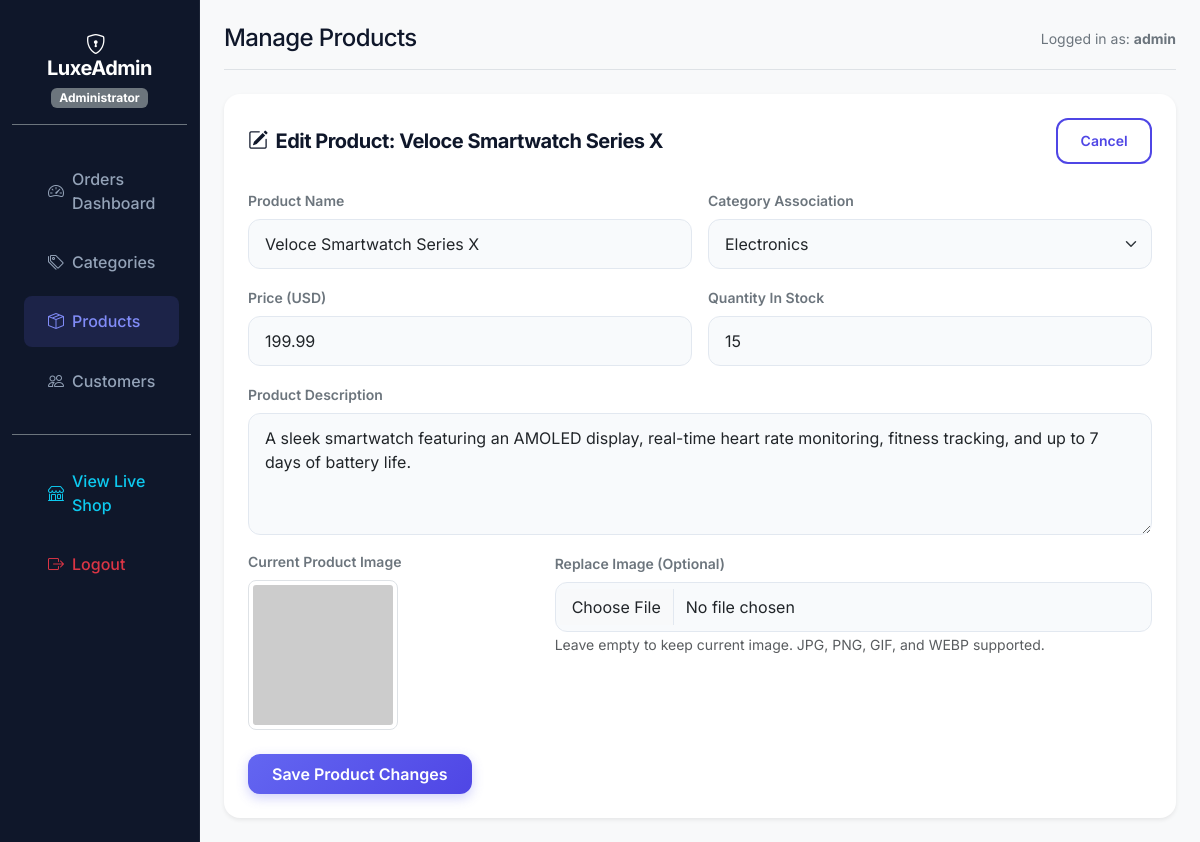
The page /admin/products.php?action=edit&id=2 (signed in) on the database its author committed.
### tables this page shows
CREATE TABLE IF NOT EXISTS `products` (
    `id` INT AUTO_INCREMENT PRIMARY KEY,
    `category_id` INT NULL,
    `name` VARCHAR(255) NOT NULL,
    `description` TEXT NULL,
    `price` DECIMAL(10,2) NOT NULL,
    `image` VARCHAR(255) NULL,
    `stock` INT NOT NULL DEFAULT 0,
    `created_at` TIMESTAMP DEFAULT CURRENT_TIMESTAMP,
    FOREIGN KEY (`category_id`) REFERENCES `categories`(`id`) ON DELETE SET NULL ON UPDATE CASCADE
);

CREATE TABLE IF NOT EXISTS `categories` (
    `id` INT AUTO_INCREMENT PRIMARY KEY,
    `name` VARCHAR(100) NOT NULL UNIQUE,
    `created_at` TIMESTAMP DEFAULT CURRENT_TIMESTAMP
);

### config/db.php (called while the page is built, shortened)
<?php
function sanitize($data) {
    return htmlspecialchars(trim($data), ENT_QUOTES, 'UTF-8');
}
?>

### admin/products.php (the view, shortened to what this page needs)
<?php
require_once '../config/db.php';
require_once '../includes/admin_header.php';
$action = isset($_GET['action']) ? $_GET['action'] : 'list';
$edit_product = null;
if ($action === 'edit' && isset($_GET['id'])) {
    $edit_id = (int)$_GET['id'];
    try {
        $stmt = $pdo->prepare("SELECT * FROM products WHERE id = ?");
        $stmt->execute([$edit_id]);
        $edit_product = $stmt->fetch();
    } catch (PDOException $e) {
        $action = 'list';
    }
}
$categories = [];
try {
    $categories = $pdo->query("SELECT * FROM categories ORDER BY name ASC")->fetchAll();
} catch (PDOException $e) {
}
?>
<?php if ($action === 'add'): ?>
    <div class="card border-0 shadow-sm rounded-4 bg-white p-4">
        <div class="d-flex justify-content-between align-items-center mb-4">
            <h5 class="fw-bold mb-0"><i class="bi bi-plus-circle-fill me-2 text-primary"></i>Add New Product</h5>
            <a href="products.php" class="btn btn-premium-outline btn-sm">Cancel</a>
        </div>
        <form action="products.php" method="POST" enctype="multipart/form-data">
            <div class="row g-3">
                <div class="col-md-6">
                    <label for="name" class="form-label small fw-semibold text-secondary">Product Name</label>
                    <input type="text" name="name" id="name" class="form-control form-control-custom" placeholder="e.g. Wireless Pro Earbuds" required>
                </div>
                <div class="col-md-6">
                    <label for="category_id" class="form-label small fw-semibold text-secondary">Category Association</label>
                    <select name="category_id" id="category_id" class="form-select form-control-custom">
                        <option value="0">Uncategorized</option>
                        <?php foreach ($categories as $cat): ?>
                            <option value="<?php echo $cat['id']; ?>"><?php echo sanitize($cat['name']); ?></option>
                        <?php endforeach; ?>
                    </select>
                </div>
                <div class="col-md-6">
                    <label for="price" class="form-label small fw-semibold text-secondary">Price (USD)</label>
                    <input type="number" name="price" id="price" class="form-control form-control-custom" step="0.01" min="0" placeholder="e.g. 99.99" required>
                </div>
                <div class="col-md-6">
                    <label for="stock" class="form-label small fw-semibold text-secondary">Quantity In Stock</label>
                    <input type="number" name="stock" id="stock" class="form-control form-control-custom" min="0" placeholder="e.g. 50" required>
                </div>
                <div class="col-12">
                    <label for="description" class="form-label small fw-semibold text-secondary">Product Description</label>
                    <textarea name="description" id="description" class="form-control form-control-custom" rows="4" placeholder="Detailed description of features, materials, sizing, etc."></textarea>
                </div>
                <div class="col-12">
                    <label for="image" class="form-label small fw-semibold text-secondary">Product Image</label>
                    <input type="file" name="image" id="image" class="form-control form-control-custom" accept="image/*">
                    <span class="small text-muted">Supports JPG, PNG, GIF, and WEBP. Maximum 2MB size suggested.</span>
                </div>
            </div>
            <button type="submit" name="add_product" class="btn btn-premium mt-4 px-4 py-2 border-0">
                <i class="bi bi-box-arrow-in-down me-1"></i> Save Product
            </button>
        </form>
    </div>
<?php elseif ($action === 'edit' && $edit_product): ?>
    <div class="card border-0 shadow-sm rounded-4 bg-white p-4">
        <div class="d-flex justify-content-between align-items-center mb-4">
            <h5 class="fw-bold mb-0 text-indigo"><i class="bi bi-pencil-square me-2"></i>Edit Product: <?php echo sanitize($edit_product['name']); ?></h5>
            <a href="products.php" class="btn btn-premium-outline btn-sm">Cancel</a>
        </div>
        <form action="products.php" method="POST" enctype="multipart/form-data">
            <div class="row g-3">
                <div class="col-md-6">
                    <label for="name" class="form-label small fw-semibold text-secondary">Product Name</label>
                    <input type="text" name="name" id="name" class="form-control form-control-custom" value="<?php echo sanitize($edit_product['name']); ?>" required>
                </div>
                <div class="col-md-6">
                    <label for="category_id" class="form-label small fw-semibold text-secondary">Category Association</label>
                    <select name="category_id" id="category_id" class="form-select form-control-custom">
                        <?php foreach ($categories as $cat): ?>
                            <option value="<?php echo $cat['id']; ?>" <?php echo ((int)$edit_product['category_id'] === (int)$cat['id']) ? 'selected' : ''; ?>>
                                <?php echo sanitize($cat['name']); ?>
                            </option>
                        <?php endforeach; ?>
                    </select>
                </div>
                <div class="col-md-6">
                    <label for="price" class="form-label small fw-semibold text-secondary">Price (USD)</label>
                    <input type="number" name="price" id="price" class="form-control form-control-custom" step="0.01" min="0" value="<?php echo $edit_product['price']; ?>" required>
                </div>
                <div class="col-md-6">
                    <label for="stock" class="form-label small fw-semibold text-secondary">Quantity In Stock</label>
                    <input type="number" name="stock" id="stock" class="form-control form-control-custom" min="0" value="<?php echo $edit_product['stock']; ?>" required>
                </div>
                <div class="col-12">
                    <label for="description" class="form-label small fw-semibold text-secondary">Product Description</label>
                    <textarea name="description" id="description" class="form-control form-control-custom" rows="4"><?php echo sanitize($edit_product['description']); ?></textarea>
                </div>
                <div class="col-md-4">
                    <label class="form-label small fw-semibold text-secondary d-block">Current Product Image</label>
                    <?php if (!empty($edit_product['image'])): ?>
                        <img src="../assets/images/<?php echo sanitize($edit_product['image']); ?>" class="img-thumbnail rounded-3" style="max-height: 150px; object-fit: cover;" onerror="this.src='https://placehold.co/150';">
                    <?php else: ?>
                        <span class="text-muted small">No image uploaded</span>
                    <?php endif; ?>
                </div>
                <div class="col-md-8">
                    <label for="image" class="form-label small fw-semibold text-secondary">Replace Image (Optional)</label>
                    <input type="file" name="image" id="image" class="form-control form-control-custom" accept="image/*">
                    <span class="small text-muted">Leave empty to keep current image. JPG, PNG, GIF, and WEBP supported.</span>
                </div>
            </div>
            <button type="submit" name="edit_product" class="btn btn-premium mt-4 px-4 py-2 border-0">
                Save Product Changes
            </button>
        </form>
    </div>
<?php endif; ?>
<?php require_once '../includes/admin_footer.php'; ?>

### assets/css/style.css (style rules this page uses)
:root { --primary-gradient: linear-gradient(135deg, #6366f1 0%, #4f46e5 100%); --accent-gradient: linear-gradient(135deg, #14b8a6 0%, #0d9488 100%); --warning-gradient: linear-gradient(135deg, #f59e0b 0%, #d97706 100%); --danger-gradient: linear-gradient(135deg, #ef4444 0%, #dc2626 100%); --bg-main: #f8fafc; --card-bg: #ffffff; --text-primary: #0f172a; --text-secondary: #475569; --border-color: #e2e8f0; --neon-indigo: #818cf8; --font-inter: 'Inter', sans-serif; }
body { font-family: var(--font-inter); background-color: var(--bg-main); color: var(--text-primary); min-height: 100vh; display: flex; flex-direction: column; overflow-x: hidden; }
h1, h2, h3, h4, h5, h6 { font-weight: 700; letter-spacing: -0.025em; color: var(--text-primary); }
.btn-premium { background: var(--primary-gradient); color: #ffffff !important; font-weight: 600; border: none; border-radius: 0.75rem; padding: 0.75rem 1.5rem; transition: all 0.25s ease; box-shadow: 0 4px 12px rgba(99, 102, 241, 0.3); }
.btn-premium-outline { background: transparent; color: #4f46e5 !important; font-weight: 600; border: 2px solid #4f46e5; border-radius: 0.75rem; padding: 0.65rem 1.4rem; transition: all 0.25s ease; }
.form-control-custom { border-radius: 0.75rem; padding: 0.75rem 1rem; border: 1px solid var(--border-color); background-color: #f8fafc; transition: all 0.2s ease; }

### rows shown on the page
products: name "Veloce Smartwatch Series X", category_id "Electronics", price "199.99", stock "15", description "A sleek smartwatch featuring an AMOLED display, real-time heart rate monitoring, fitness tracking, and up to 7 days of battery life."

### other values the page prints
$page_title "Manage Products"
$_SESSION['admin_username'] "admin"
